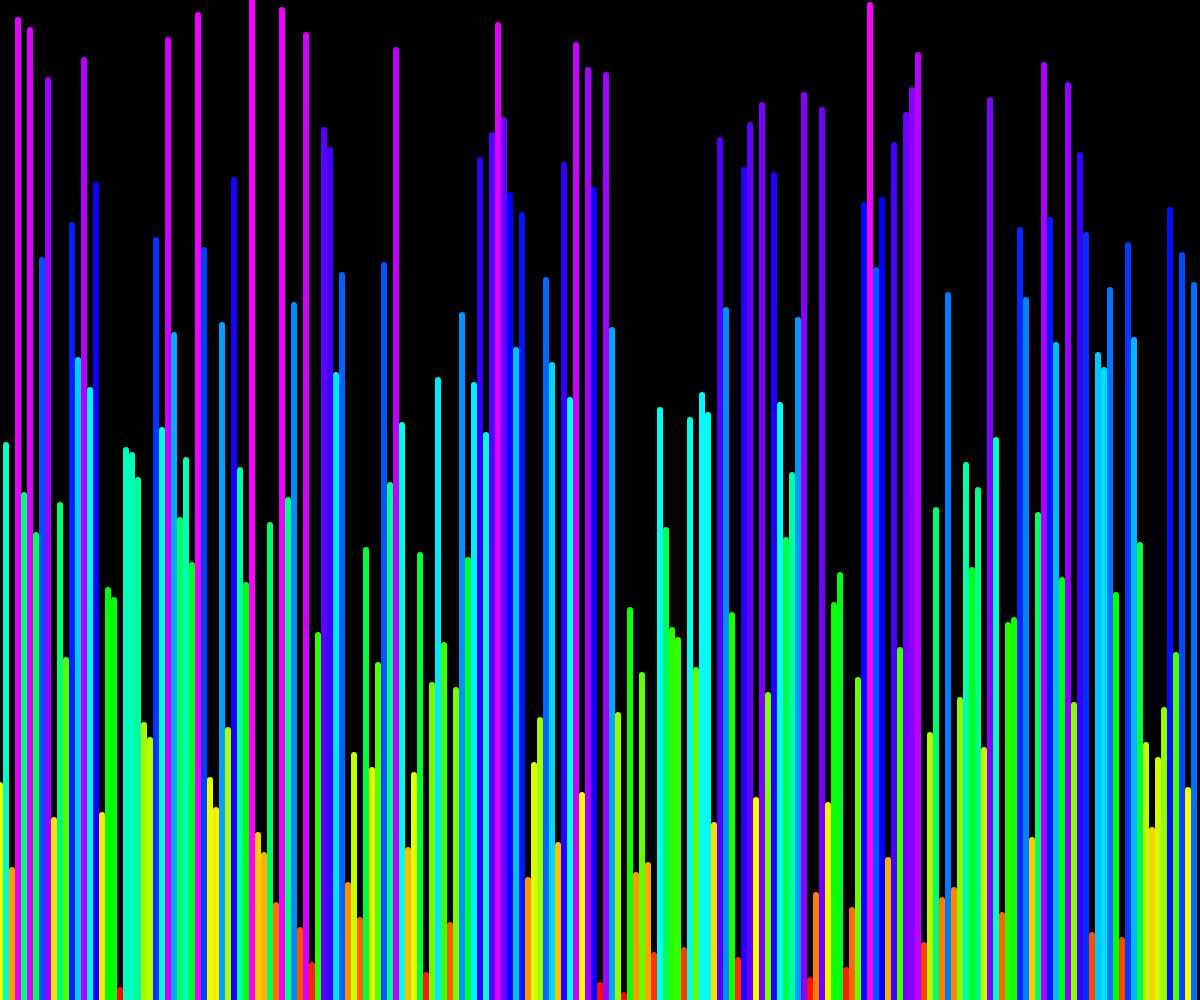
Frame 1 (no input)
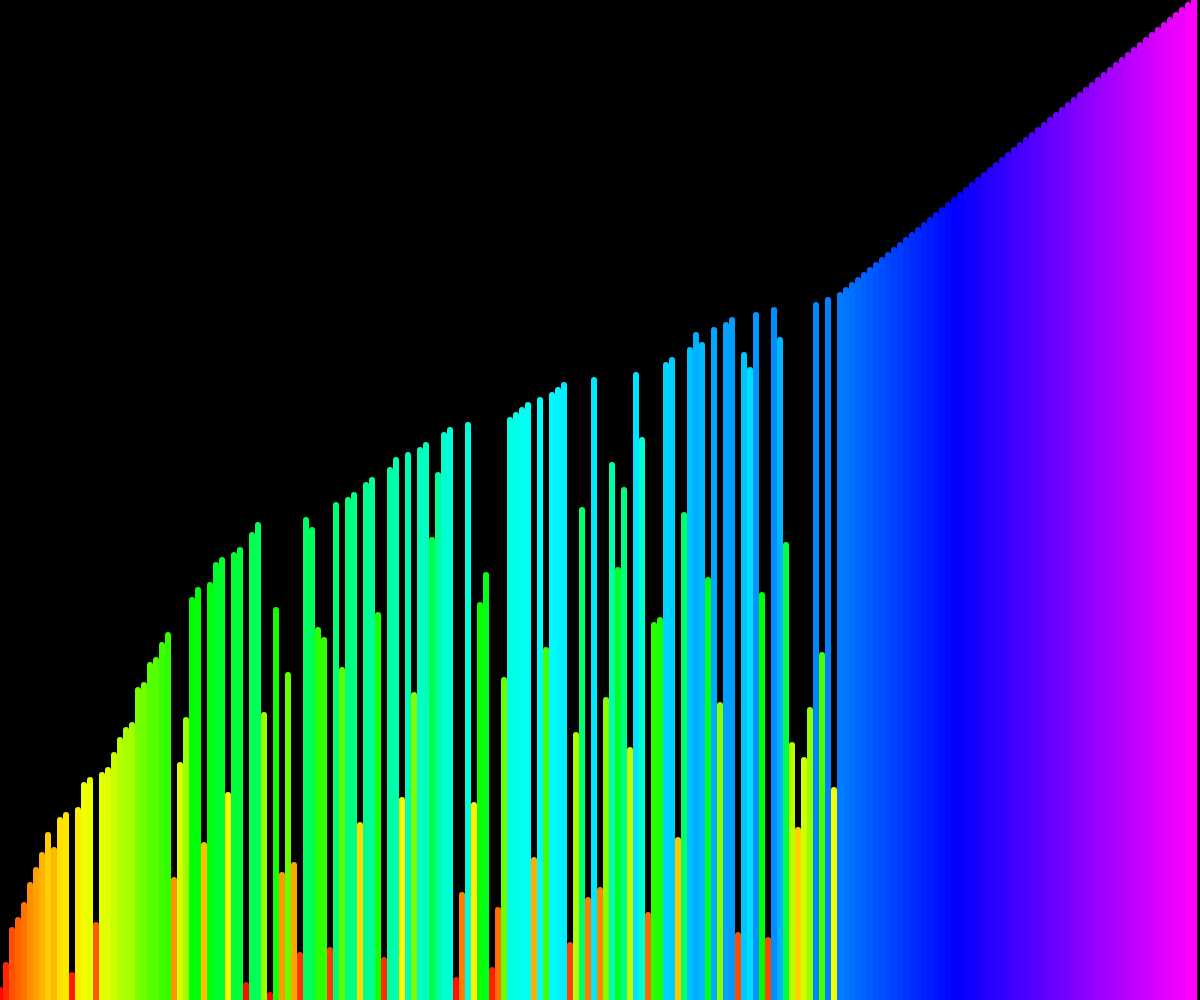
Frame 60 (no input)
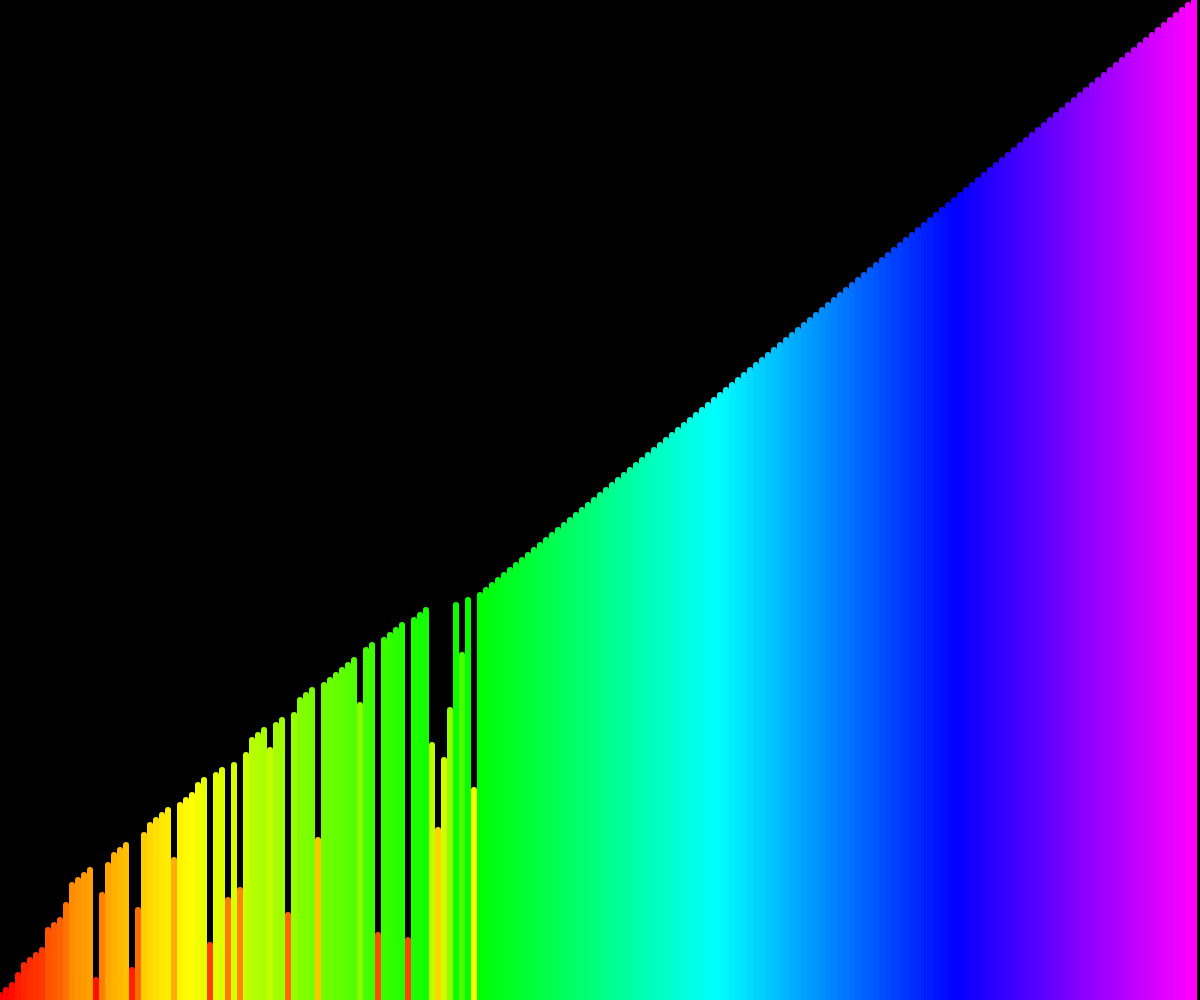
Frame 120 (the mouse pressed at the canvas centre since frame 60)

The p5.js sketch that drew these frames (run headless with seeded random() and noise() and a simulated clock; from frame 60 on, the mouse is pressed at the canvas centre):

// p5.js sketch
// ── sketch.js
let nums = new Array();
let h;
let swaps = 0;

const dc = 200;

function setup() {
  createCanvas(windowWidth, windowHeight);
  frameRate(60);
  for (let i = 0; i < dc; i++) {
    nums.push(i + 1);
  }
  h = height / nums[dc - 1];
  shuffle(nums, true);
}
function draw() {
  background(0);
  displayNums();
  s();
}
function displayNums() {
  let i = 0;
  colorMode(HSB)
  for (let n of nums) {
    stroke(map(n, 1, dc, 0, 300), 100, 100);
    strokeWeight(width / dc);
    line((i * width) / dc, height, (i * width) / dc, height - n * h);
    i++;
  }
}

function s() {
  let c = 0;
  for (let i = 0; i < nums.length - 1; i++) {
    if (nums[i] > nums[i + 1]) {
      swap(i, i + 1);
    } else {
      c++;
    }
  }
  if (c === nums.length - 1) {
    return true;
  } else {
    return false;
  }
}

function swap(i, j) {
  swaps++;
  let t = nums[i];
  nums[i] = nums[j];
  nums[j] = t;
}
